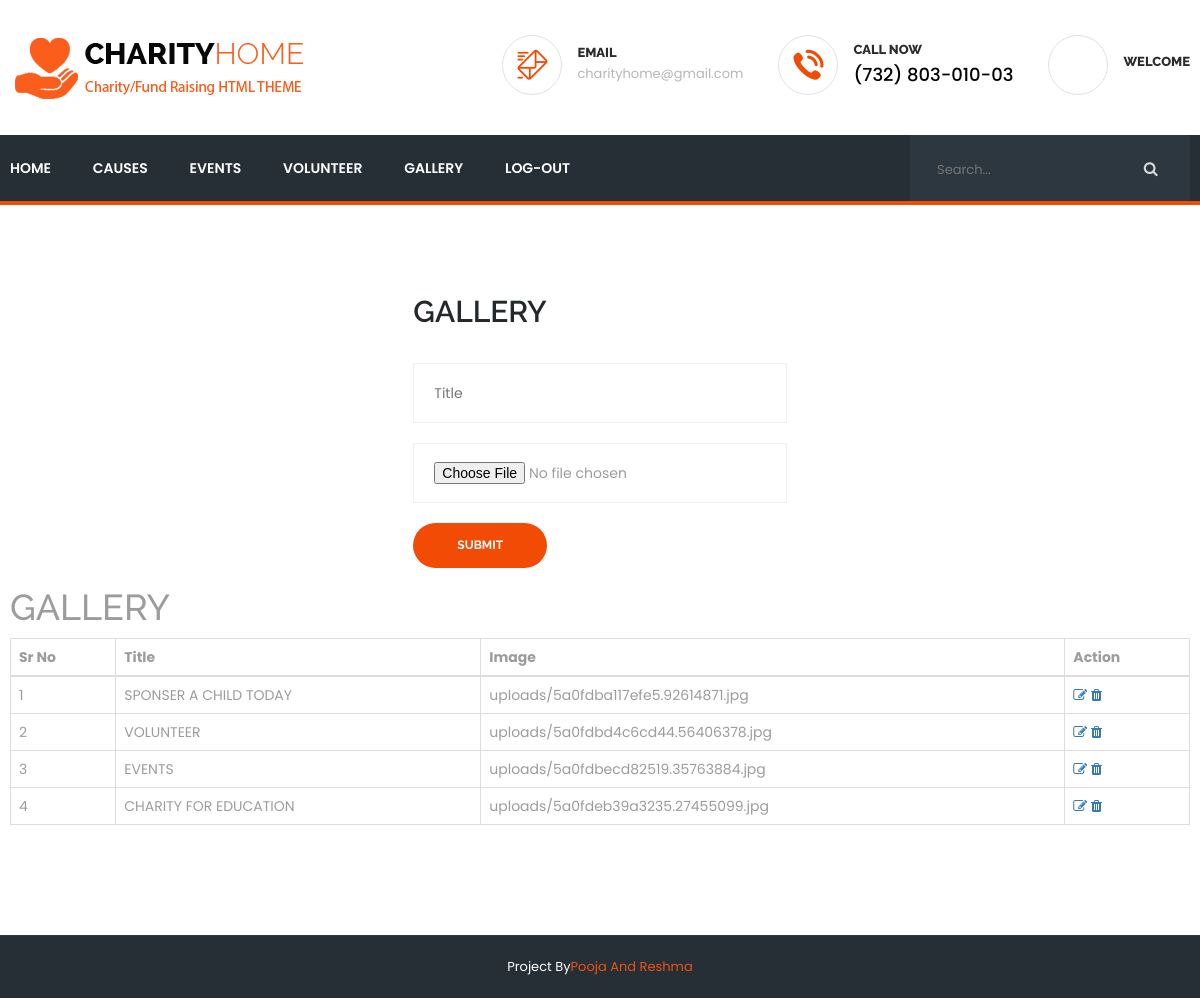
Page /admin/gallery.php on the committed database.
### tables this page shows
CREATE TABLE `gallery` (
  `id` int(11) NOT NULL,
  `title` varchar(50) NOT NULL,
  `image_path` varchar(255) NOT NULL
);

### admin/gallery.php (the view, shortened to what this page needs)
	<?php
include('header.php');
include('../config.php');
         $stmt = $conn->prepare("SELECT * FROM gallery");
         $stmt->execute();
         $gallery = $stmt->fetchAll();
	?>
	<section class="contact-content sec-padding">
		<div class="container">
			<div class="row">
				<div class="col-md-8 col-md-offset-4">
					<h2>GALLERY</h2>
					<form action="<?php echo $_SERVER['PHP_SELF']; ?>" name="gallery" class="custom-form row" id="contact-page-contact-form" method="POST" enctype="multipart/form-data">
						<div class="col-md-6">
							<input type="text" name="title" placeholder="Title" id="title">
							<input type="file" name="file" placeholder="File">
						</div>
						<div class="col-md-12"><button class="thm-btn" type="submit" name="add">Submit</button></div>
					</form>
				</div>
			</div>
            <div>
            <h1>GALLERY</h1>
            <table class="table table-bordered">
                <thead>
                    <tr>
                        <th>Sr No</th>
                        <th>Title</th>
                        <th>Image</th>
                        <th>Action</th>
                    </tr>
                </thead>
                <tbody>
                <?php
                    $sr = 1;
                    foreach ($gallery as $gallery) {
                    ?>
                   <tr>
                        <td><?php echo $sr; ?></td>
                        <td><?php echo $gallery['title']; ?></td>
                        <td><?php echo $gallery['image_path']; ?></td>
                        <td><a href="gallery.php?edit=<?php echo $gallery['id']; ?>"><i class="fa fa-edit"></i></a> <a onclick="return confirm('Are you sure you want to delete this')" href="gallery.php?delete=<?php echo $gallery['id'];  ?>"><i class="fa fa-trash"></i></a></td>
                   </tr>
                   <?php $sr++;} ?>
                </tbody>
            </table>
            </div>
		</div>
	</section>
	<?php
	include('footer.php');
	 ?>

### css/style.css (style rules this page uses)
body { font-family: 'Poppins', sans-serif; font-size: 14px; color: #9C9C9C; }
h1, h2, h3, h4, h5, h6 { font-family: 'Raleway', sans-serif; }
a, a:hover, a:active { text-decoration: none !important; }
.thm-btn { background: #f14b05; border-radius: 30px; display: inline-block; color: #fff; font-size: 12px; font-family: 'Raleway', sans-serif; text-transform: uppercase; font-weight: bold; padding: 12px 35px; border: 2px solid transparent; transition: all .3s ease; }
.sec-padding { padding: 90px 0; }
.contact-content h2 { color: #23282A; font-size: 30px; text-transform: capitalize; font-weight: 600; margin: 0; margin-bottom: 35px; }
.contact-content .custom-form textarea, .contact-content .custom-form input { width: 100%; height: 60px; border: 1px solid #F0F0F0; outline: none; padding-left: 20px; line-height: 58px; margin-bottom: 20px; }
.contact-content .custom-form .thm-btn { padding: 12px 42px; }

### css/responsive.css (style rules this page uses)
@media (min-width: 1200px) { .container { padding: 0; width: 1180px; } }

### rows in the picture
gallery: title "SPONSER A CHILD TODAY", image_path "uploads/5a0fdba117efe5.92614871.jpg"
gallery: title "VOLUNTEER", image_path "uploads/5a0fdbd4c6cd44.56406378.jpg"
gallery: title "EVENTS", image_path "uploads/5a0fdbecd82519.35763884.jpg"
gallery: title "CHARITY FOR EDUCATION", image_path "uploads/5a0fdeb39a3235.27455099.jpg"
